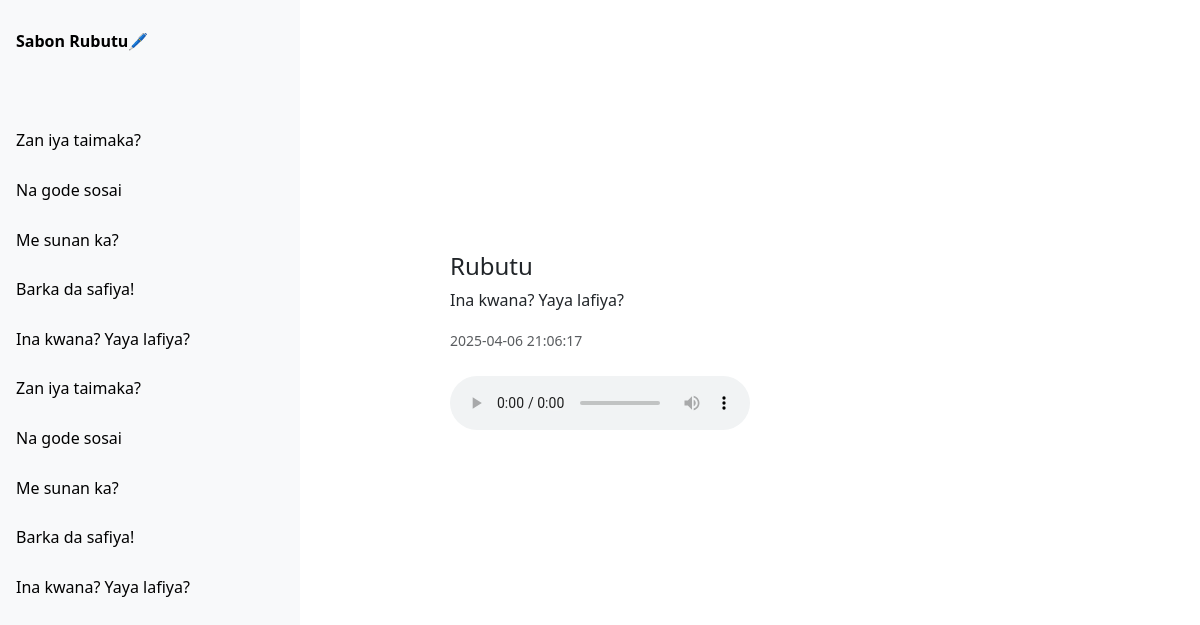
Page /history/6 on the committed database.
### tables this page shows
CREATE TABLE tts_history (
            id INTEGER PRIMARY KEY AUTOINCREMENT,
            text TEXT NOT NULL,
            audio_file TEXT NOT NULL,
            timestamp DATETIME DEFAULT CURRENT_TIMESTAMP
        );

### app.py (the view)
@app.route('/history/<int:item_id>')
def view_history(item_id):
    history = get_all_history()
    with sqlite3.connect(DB_PATH) as conn:
        row = conn.execute("SELECT text, audio_file, timestamp FROM tts_history WHERE id = ?", (item_id,)).fetchone()
    return render_template('history.html', item=row, history=history)

### app.py (called while the page is built)
def get_all_history():
    with sqlite3.connect(DB_PATH) as conn:
        return conn.execute("SELECT id, text FROM tts_history ORDER BY id DESC").fetchall()

### templates/history.html (shortened to what this page needs)
{% extends 'base.html' %}
{% block content %}
    <div class="d-flex justify-content-center align-items-center" style="min-height: 80vh;">
        <div class="w-100" style="max-width: 600px;">
            <h4 class="mb-2">Rubutu</h4>
            <p>{{ item[0] }}</p>
            <small class="text-muted">{{ item[2] }}</small>
            <br><br>
            <audio controls>
                <source src="{{ url_for('static', filename=item[1].split('static')[1]) }}" type="audio/mpeg">
            </audio>
        </div>
    </div>
{% endblock %}

### templates/base.html (shortened to what this page needs)
<!DOCTYPE html>
<html lang="ha">
<head>
    <link href="https://cdn.jsdelivr.net/npm/bootstrap@5.3.2/dist/css/bootstrap.min.css" rel="stylesheet">
    <link href="https://cdnjs.cloudflare.com/ajax/libs/font-awesome/5.15.4/css/all.min.css" rel="stylesheet">
</head>
<body>
<div class="row g-0">
    <div class="col-md-3 sidebar">
        <a class="new_text" href="{{ url_for('new_text') }}"><strong>Sabon Rubutu🖊</strong></a>
        {% for item in history %}
            <a href="{{ url_for('view_history', item_id=item[0]) }}">{{ item[1][:30] }}{% if item[1]|length > 30 %}...{% endif %}</a>
        {% endfor %}
    </div>
    <div class="col-md-9 p-4">
        {% block content %}{% endblock %}
    </div>
</div>
</body>
</html>

### templates/base.html (style rules this page uses)
body { overflow-x: hidden; }
.sidebar { height: 100vh; background-color: #f8f9fa; padding-top: 1rem; overflow-y: auto; }
.sidebar a { display: block; padding: 0.8rem 1rem; color: #000; text-decoration: none; }
.new_text { margin-bottom: 50px; }

### rows in the picture
tts_history: text "Zan iya taimaka?"
tts_history: text "Na gode sosai"
tts_history: text "Me sunan ka?"
tts_history: text "Barka da safiya!"
tts_history: text "Ina kwana? Yaya lafiya?", timestamp "2025-04-06 21:06:17"
tts_history: text "Zan iya taimaka?"
tts_history: text "Na gode sosai"
tts_history: text "Me sunan ka?"
tts_history: text "Barka da safiya!"
tts_history: text "Ina kwana? Yaya lafiya?"
